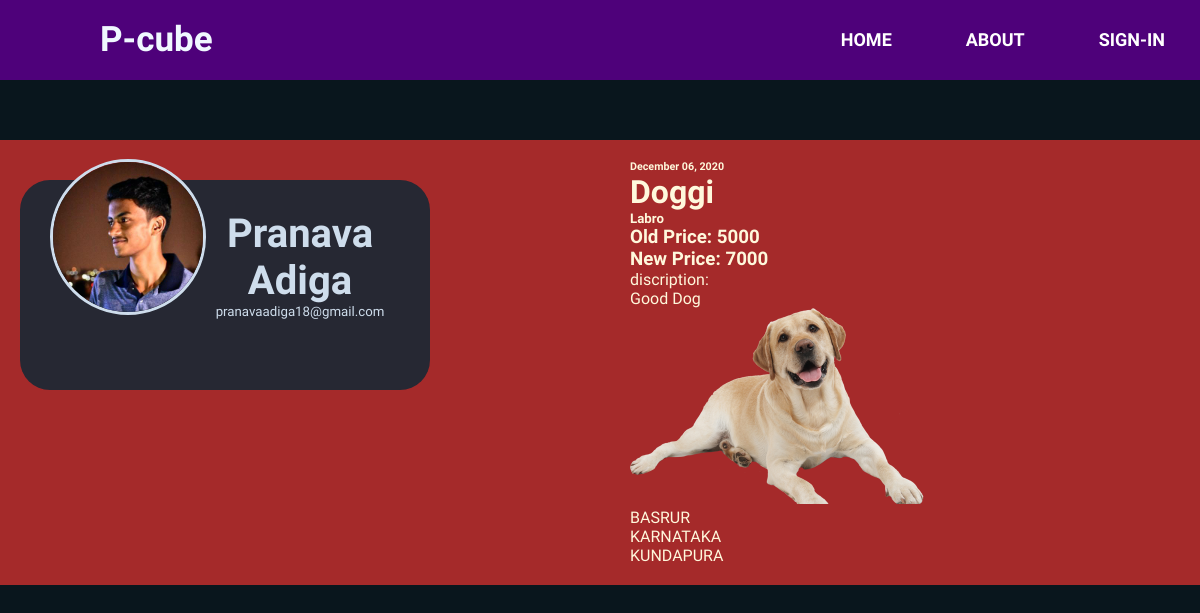
The page /post/13/ on the database as committed earlier.
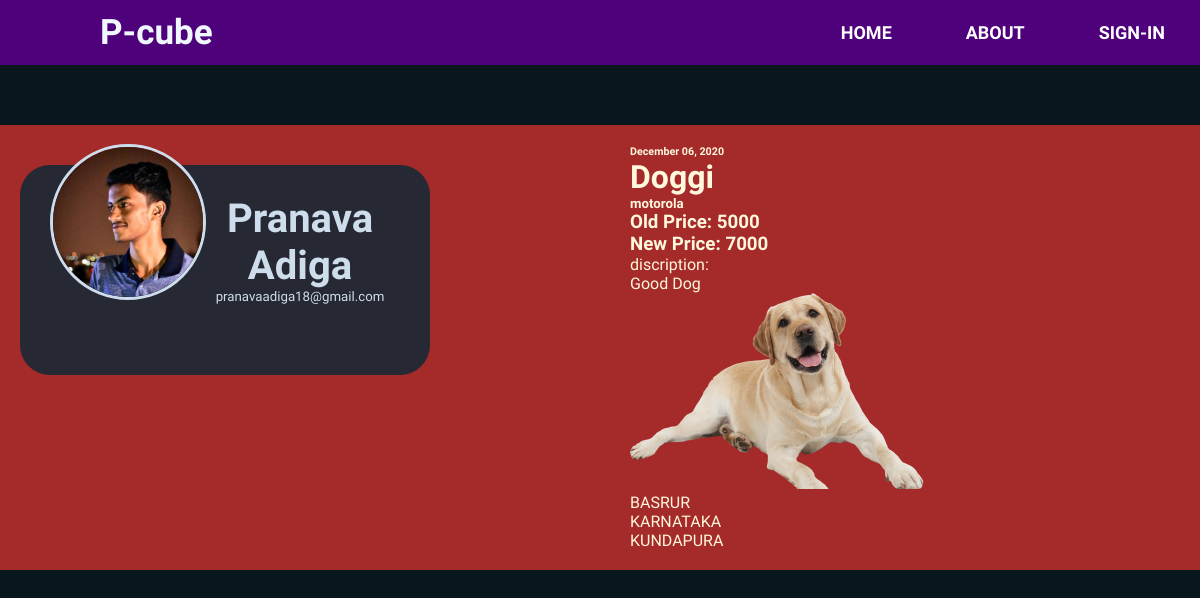
The same page on the database as committed later.
### pcube/models.py (models this page shows, shortened)
class Post(models.Model):
    title = models.CharField(max_length= 30)
    brand = models.CharField(max_length= 20)
    discription = models.TextField()
    date_posted = models.DateTimeField(default=timezone.now)
    address = models.CharField(max_length= 60)
    state = models.CharField(max_length= 20)
    city = models.CharField(max_length= 20)
    phone = models.CharField(max_length= 15)
    oldprice = models.PositiveIntegerField()
    newprice = models.PositiveIntegerField()
    owner = models.ForeignKey(User, on_delete=models.CASCADE)
    image = models.ImageField(default='placeholder.jpg', upload_to='Posts', height_field=None)

### users/models.py (models this page shows, shortened)
class Profile(models.Model):
    user = models.OneToOneField(User, on_delete=models.CASCADE)
    fullname = models.CharField(max_length= 30, blank=True, null=True)
    phoneno = models.CharField(max_length= 13, blank=True, null=True)
    address = models.TextField(blank=True, null=True)
    state = models.CharField(max_length= 20, blank=True, null=True)
    city = models.CharField(max_length= 20, blank=True, null=True)
    image = models.ImageField(default='default.jpg', upload_to='profile_pics', height_field=None)

### pcube/views.py (the view)
# urls.py: path('post/<int:pk>/', PostDetailView.as_view(), name='post-detail'),
class PostDetailView(DetailView):
    model = Post

### pcube/templates/pcube/post_detail.html (shortened to what this page needs)
{% extends 'pcube/base.html' %}
{% load static %}
{% block content %}
    <div class="container">
        <div class="owner_info">
            <div class="small-profile">
                <div class="profile-img">
                    <img src="{{object.owner.profile.image.url}}" alt="">
                </div>
                <div class="profile-text">
                    <a href="#"><h2>{{object.owner.profile.fullname}}</h2></a>
                    <h5>{{ object.owner.email }}</h5>
                </div>
            </div>
        </div>
        <div class="post_info">
            <h6>{{ object.date_posted|date:"F d, Y"}}</h6>
            <h1>{{ object.title }}</h1>
            <h5>{{ object.brand }}</h5>
            <h3>Old Price: {{ object.oldprice }}</h3>
            <h3>New Price: {{ object.newprice }}</h3>
            <p>discription:<br>{{ object.discription }}</p>
            <img src="{{ object.image.url }}" alt="" width="300">
            <br>
            <p>{{ object.address }}</p>
            <p>{{ object.state }}</p>
            <p>{{ object.city }}</p>
        </div>
    </div>
{% endblock content %}

### pcube/templates/pcube/base.html (shortened to what this page needs)
{% load static %}
<!DOCTYPE html>
<html lang="en">
<head>
    <link rel="stylesheet" href="https://cdnjs.cloudflare.com/ajax/libs/font-awesome/4.7.0/css/font-awesome.min.css">
    <link rel="stylesheet" type="text/css" href="{% static 'pcube/main.css' %}">
</head>
<body>
    <nav>
        <label class="logo"><a href="{% url 'pcube-home' %}" style="color: aliceblue;">P-cube</a></label>
        <ul class="list">
            <li class="ls"><a class="active" href="{% url 'pcube-home' %}">Home</a></li>
            <li class="ls"><a href="{% url 'pcube-about' %}">about</a></li>
            {% if user.is_authenticated %}
                <li class="ls"><a href="{% url 'profile' %}">Profile</a></li>
                <li class="ls"><a href="{% url 'logout' %}">Logout</a></li>
            {% else %}
                <li class="ls"><a href="{% url 'login' %}">sign-in</a></li>
            {% endif %}
        </ul>
    </nav>
    <div class="block">
    {% block content %}
    {% endblock content %}
    </div>
</body>
</html>

### pcube/static/pcube/main.css (style rules this page uses)
* { text-decoration: none; list-style: none; margin: 0; padding: 0; font-family: 'Didact Gothic', sans-serif; }
body { margin: 0; padding: 0; background-color: #09161d; }
.logo { width: 20%; height: auto; min-width: 200px; }
nav { animation-name: bckcngr; animation-duration: 10s; animation-direction: alternate-reverse; animation-iteration-count: infinite; background: #4e017a; height: 65px; width: 100%; position: sticky; top: 0; z-index: 3; padding: 0; margin: 0; transition: height 0.7s; }
label.logo { color: white; font-size: 35px; line-height: 65px; padding: 0 100px; font-weight: bold; transition: line-height 0.7s; }
nav ul { float: right; margin-right: 20px; padding: 0; margin: 0; }
nav ul li { display: inline-block; line-height: 65px; margin: 0 5px; padding: 0; font-weight: 600; transition: line-height 0.7s; }
nav ul li a { color: white; font-size: 18px; padding: 10px 30px; margin: 0; border-radius: 30px; text-transform: uppercase; }
.block { margin: 0; padding-top: 20px; }

Rows that differ between the two databases and show on the page:
changed Post "Doggi": brand "Labro" → "motorola"
